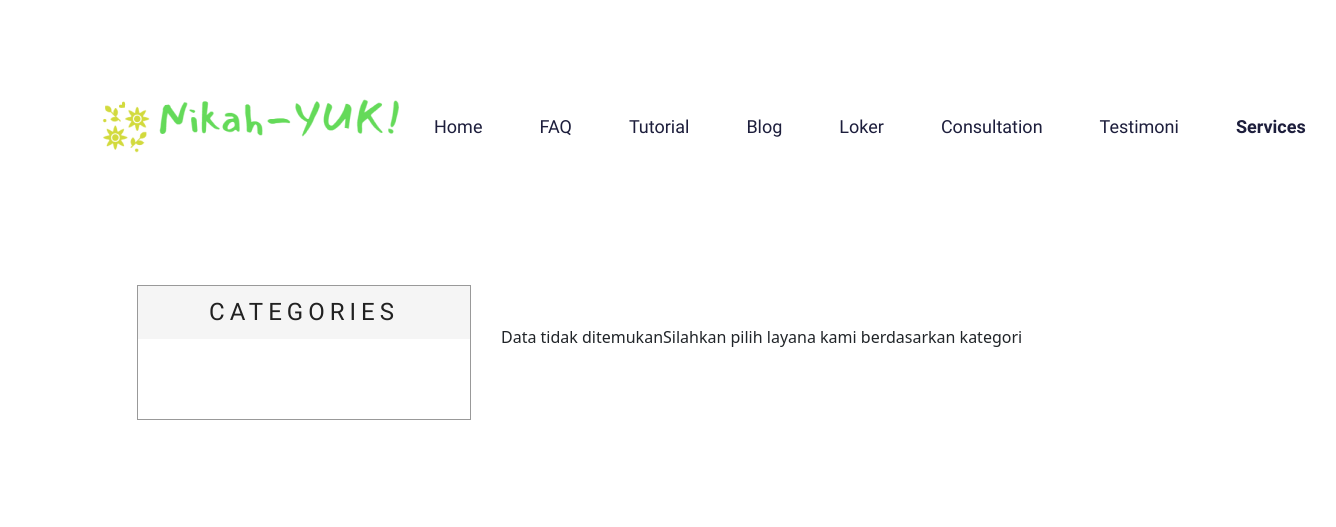
The app's page /view/user/service_user.php?idkategori=4, older data.
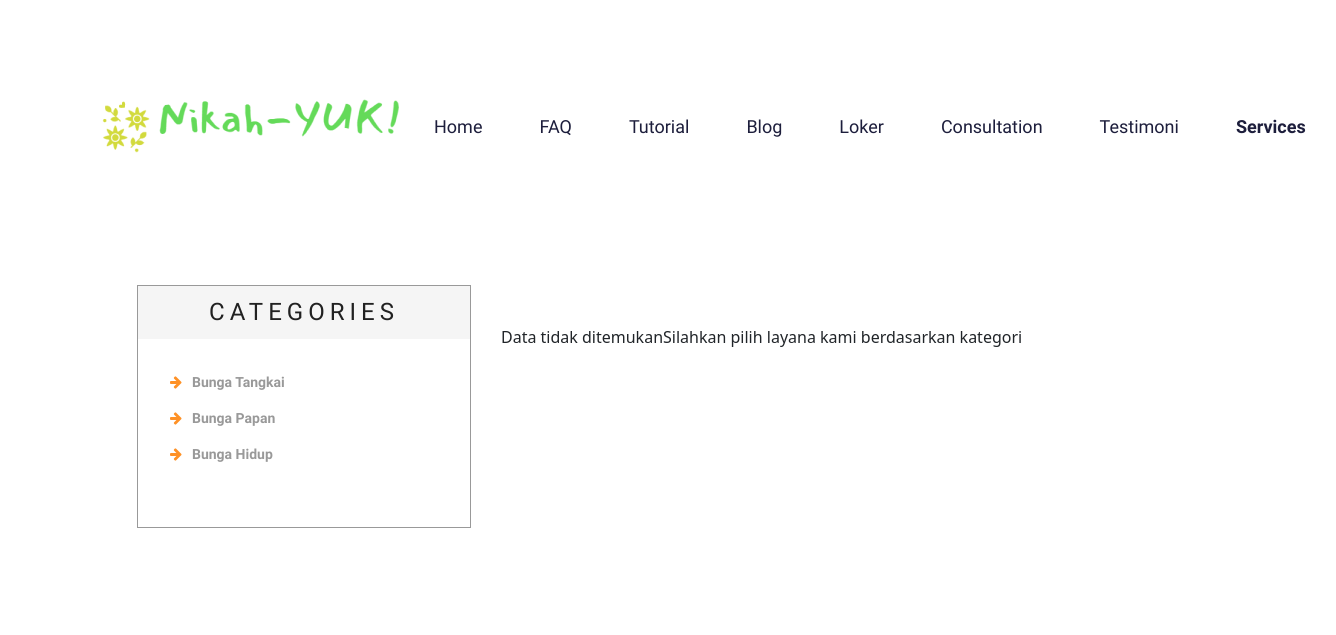
The same page, newer data.
### tables this page shows
CREATE TABLE `kategori` (
  `idkategori` int(11) NOT NULL,
  `namakategori` varchar(20) NOT NULL,
  `tgldibuat` timestamp NOT NULL DEFAULT current_timestamp()
);

### view/user/service_user.php (the view, shortened to what the changed rows need)
<?php
include '../../controller/function.php';
?>
<!DOCTYPE html>
<html>
<head>
    <link href="assets/css/bootstrap.css" rel="stylesheet" type="text/css" media="all" />
    <link href="assets/css/style.css" rel="stylesheet" type="text/css" media="all" />
    <link href="assets/css/font-awesome.css" rel="stylesheet">
    <link rel="stylesheet" type="text/css" href="../../style/blog_page.css">
    <link rel="stylesheet" type="text/css" href="../../style/landing_page.css">
    <link href="https://cdn.jsdelivr.net/npm/bootstrap@5.0.0-beta2/dist/css/bootstrap.min.css" rel="stylesheet">
</head>
<body>
    <section style="height:100%; width: 100%; box-sizing: border-box; background-color: #FFFFFF">
        <div class="container">
            <div class="products">
                <div class="container">
                    <div class="col-md-4 products-left">
                        <div class="categories">
                            <h2>Categories</h2>
                            <ul class="cate">
                                <?php
                                $kat = mysqli_query($conn, "SELECT * from kategori order by idkategori ASC");
                                while ($p = mysqli_fetch_array($kat)) {
                                ?>
                                    <li><a href="service_user.php?idkategori=<?php echo $p['idkategori'] ?>"><i class="fa fa-arrow-right" aria-hidden="true"></i><?php echo $p['namakategori'] ?></a></li>
                                <?php
                                }
                                ?>
                            </ul>
                        </div>
                    </div>
                </div>
            </div>
        </div>
    </section>
</body>
</html>

Row changes from the older to the newer data that the page shows:
added kategori: namakategori "Bunga Tangkai"
added kategori: namakategori "Bunga Papan"
added kategori: namakategori "Bunga Hidup"
